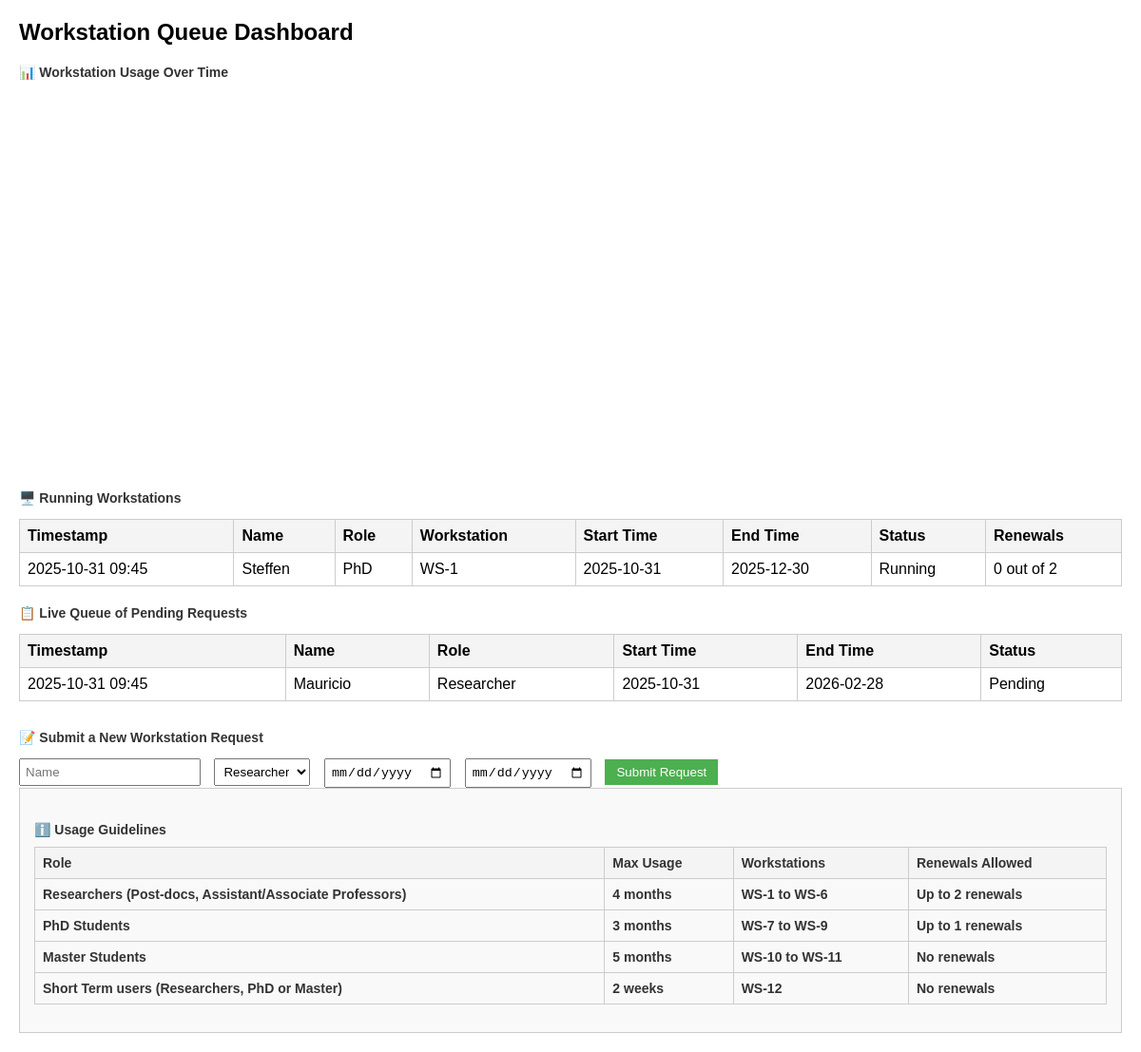
Page / (signed in) on the earlier database version.
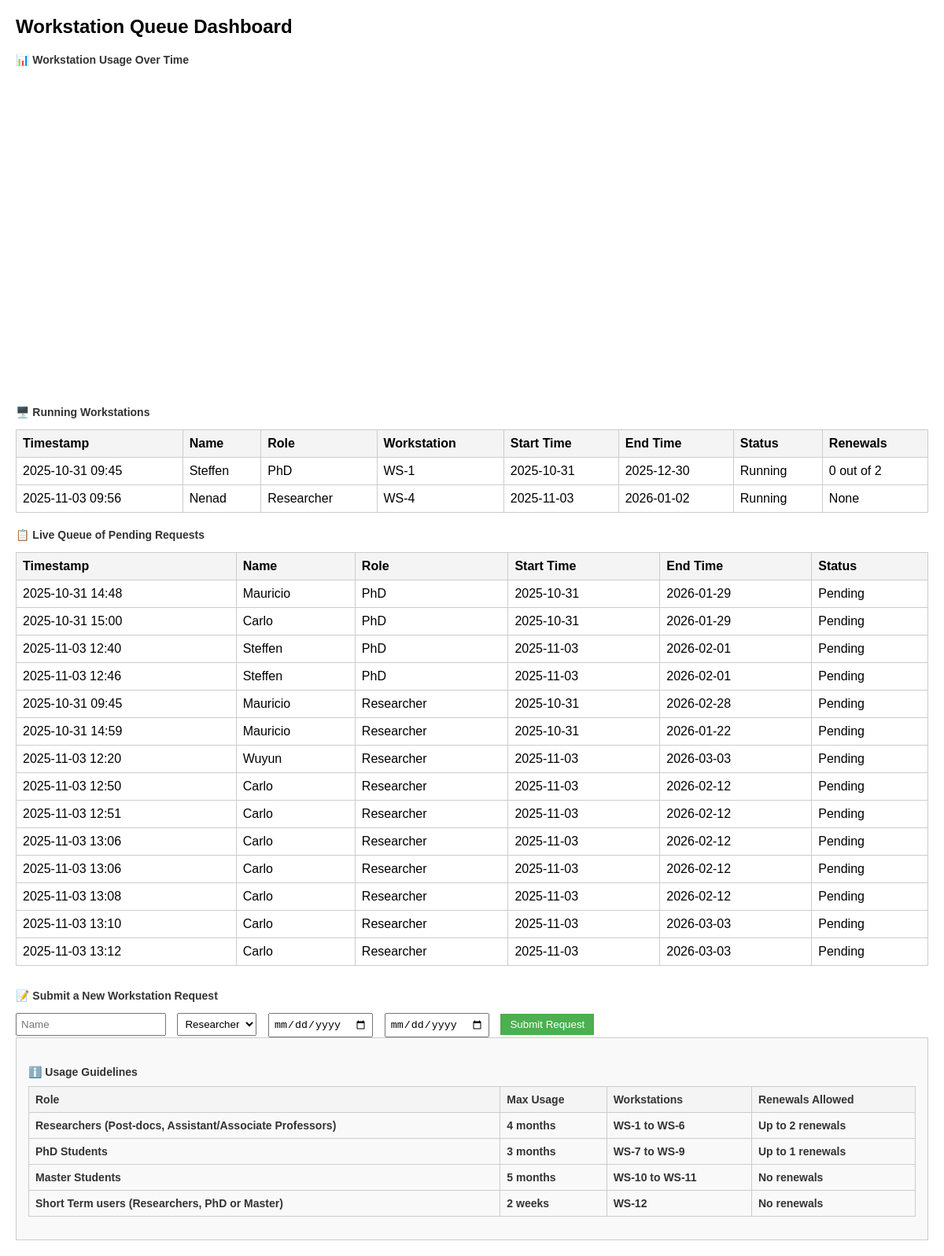
Same page on the later database version.
### app.py (models this page shows)
class Request(db.Model):
    id = db.Column(db.Integer, primary_key=True)
    timestamp = db.Column(db.DateTime, default=datetime.utcnow)
    name = db.Column(db.String(100))
    role = db.Column(db.String(50))
    start_time = db.Column(db.String(50))
    end_time = db.Column(db.String(50))
    status = db.Column(db.String(50), default="Pending")
    workstation = db.Column(db.String(50))
    renewals = db.Column(db.Integer)

### app.py (the view)
@app.route('/')
@login_required
def dashboard():
    Request.query.filter_by(status='Completed').delete()
    db.session.commit()
    pending_requests = (Request.query.filter_by(status='Pending').order_by(Request.role.asc(),Request.timestamp.asc()).all())
    running_requests = (Request.query.filter_by(status='Running').order_by(Request.role.asc(),Request.timestamp.asc()).all())
    chart_data = []
    for req in running_requests:
        chart_data.append({
            "name": req.name or "",
            "workstation": req.workstation or "",
            "start": str(req.start_time),
            "end": str(req.end_time),
            "renewals": req.renewals or "",
            "color": "blue" if req.role == "PhD" else "orange" if req.role == "Master" else "green"
        })
    return render_template('dashboard.html',
                           pending_requests=pending_requests,
                           running_requests=running_requests,
                           chart_data=chart_data)

### app.py (called while the page is built)
@login_manager.user_loader
def load_user(user_id):
    return User.query.get(int(user_id))

### templates/dashboard.html (shortened to what this page needs)
<!DOCTYPE html>
<html lang="en">
<head>
</head>
<body>
    <h1>Workstation Queue Dashboard</h1>
    <h2>📊 Workstation Usage Over Time</h2>
    <div id="usageChart" style="width:100%;height:400px;"></div>
    <h3>🖥️ Running Workstations</h3>
    <table>
        <tr><th>Timestamp</th><th>Name</th><th>Role</th><th>Workstation</th><th>Start Time</th><th>End Time</th><th>Status</th><th>Renewals</th></tr>
        {% for req in running_requests %}
        <tr>
            <td>{{ req.timestamp.strftime('%Y-%m-%d %H:%M') }}</td>
            <td>{{ req.name }}</td>
            <td>{{ req.role }}</td>
            <td>{{ req.workstation }}</td>
            <td>{{ req.start_time }}</td>
            <td>{{ req.end_time }}</td>
            <td>{{ req.status }}</td>
            <td>{{ req.renewals }}</td>
        </tr>
        {% endfor %}
    </table>
    <h3>📋 Live Queue of Pending Requests</h3>
    <table>
        <tr><th>Timestamp</th><th>Name</th><th>Role</th><th>Start Time</th><th>End Time</th><th>Status</th></tr>
        {% for req in pending_requests %}
        <tr>
            <td>{{ req.timestamp.strftime('%Y-%m-%d %H:%M') }}</td>
            <td>{{ req.name }}</td>
            <td>{{ req.role }}</td>
            <td>{{ req.start_time }}</td>
            <td>{{ req.end_time }}</td>
            <td>{{ req.status }}</td>
        </tr>
        {% endfor %}
    </table>
<div class="form-section">
<h3>📝 Submit a New Workstation Request</h3>
<form id="requestForm">
<input name="name" placeholder="Name" required="" type="text"/>
<select name="role">
<option value="Researcher">Researcher</option>
</select>
<input name="startTime" required="" type="date"/>
<input name="endTime" required="" type="date"/>
<button class="submit-btn" type="submit">Submit Request</button>
</form>
</div>
    <div style="background-color:#f9f9f9; padding:15px; border:1px solid #ccc; margin-bottom:20px;">
<h3>ℹ️ Usage Guidelines
<table border="1" style="width:100%; margin-top:10px; border-collapse:collapse;">
<thead>
<tr style="background-color:#f2f2f2;">
<th>Role</th>
<th>Max Usage</th>
<th>Workstations</th>
<th>Renewals Allowed</th>
</tr>
</thead>
<tbody>
<tr>
<td>Researchers (Post-docs, Assistant/Associate Professors)</td>
<td>4 months</td>
<td>WS-1 to WS-6</td>
<td>Up to 2 renewals</td>
</tr>
<tr>
<td>PhD Students</td>
<td>3 months</td>
<td>WS-7 to WS-9</td>
<td>Up to 1 renewals</td>
</tr>
<tr>
<td>Master Students</td>
<td>5 months</td>
<td>WS-10 to WS-11</td>
<td>No renewals</td>
</tr>
<tr>
<td>Short Term users (Researchers, PhD or Master)</td>
<td>2 weeks</td>
<td>WS-12</td>
<td>No renewals</td>
</tr>
</tbody>
</table>
</h3>
</body>
</html>

### templates/dashboard.html (style rules this page uses)
body { font-family: Arial, sans-serif; margin: 20px; }
h1 { font-size: 24px; margin-bottom: 10px; }
h2, h3 { font-size: 14px; margin-top: 20px; color: #333; }
table { width: 100%; border-collapse: collapse; margin-top: 10px; }
th, td { border: 1px solid #ccc; padding: 8px; text-align: left; }
th { background-color: #f4f4f4; }
.form-section { margin-top: 30px; }
.form-section input, .form-section select { margin-right: 10px; padding: 5px; }
.submit-btn { padding: 6px 12px; background-color: #4CAF50; color: white; border: none; cursor: pointer; }

Differences in the rows shown:
added Request: timestamp "2025-11-03 09:56", name "Nenad", role "Researcher", workstation "WS-4", start_time "2025-11-03", end_time "2026-01-02", status "Running", renewals "None", shown under "🖥️ Running Workstations"
added Request: timestamp "2025-10-31 14:48", name "Mauricio", role "PhD", start_time "2025-10-31", end_time "2026-01-29", status "Pending", shown under "📋 Live Queue of Pending Requests"
added Request: timestamp "2025-10-31 15:00", name "Carlo", role "PhD", start_time "2025-10-31", end_time "2026-01-29", status "Pending", shown under "📋 Live Queue of Pending Requests"
added Request: timestamp "2025-11-03 12:40", name "Steffen", role "PhD", start_time "2025-11-03", end_time "2026-02-01", status "Pending", shown under "📋 Live Queue of Pending Requests"
added Request: timestamp "2025-11-03 12:46", name "Steffen", role "PhD", start_time "2025-11-03", end_time "2026-02-01", status "Pending", shown under "📋 Live Queue of Pending Requests"
added Request: timestamp "2025-10-31 14:59", name "Mauricio", role "Researcher", start_time "2025-10-31", end_time "2026-01-22", status "Pending", shown under "📋 Live Queue of Pending Requests"
added Request: timestamp "2025-11-03 12:20", name "Wuyun", role "Researcher", start_time "2025-11-03", end_time "2026-03-03", status "Pending", shown under "📋 Live Queue of Pending Requests"
added Request: timestamp "2025-11-03 12:50", name "Carlo", role "Researcher", start_time "2025-11-03", end_time "2026-02-12", status "Pending", shown under "📋 Live Queue of Pending Requests"
added Request: timestamp "2025-11-03 12:51", name "Carlo", role "Researcher", start_time "2025-11-03", end_time "2026-02-12", status "Pending", shown under "📋 Live Queue of Pending Requests"
added Request: timestamp "2025-11-03 13:06", name "Carlo", role "Researcher", start_time "2025-11-03", end_time "2026-02-12", status "Pending", shown under "📋 Live Queue of Pending Requests"
added Request: timestamp "2025-11-03 13:06", name "Carlo", role "Researcher", start_time "2025-11-03", end_time "2026-02-12", status "Pending", shown under "📋 Live Queue of Pending Requests"
added Request: timestamp "2025-11-03 13:08", name "Carlo", role "Researcher", start_time "2025-11-03", end_time "2026-02-12", status "Pending", shown under "📋 Live Queue of Pending Requests"
added Request: timestamp "2025-11-03 13:10", name "Carlo", role "Researcher", start_time "2025-11-03", end_time "2026-03-03", status "Pending", shown under "📋 Live Queue of Pending Requests"
added Request: timestamp "2025-11-03 13:12", name "Carlo", role "Researcher", start_time "2025-11-03", end_time "2026-03-03", status "Pending", shown under "📋 Live Queue of Pending Requests"
